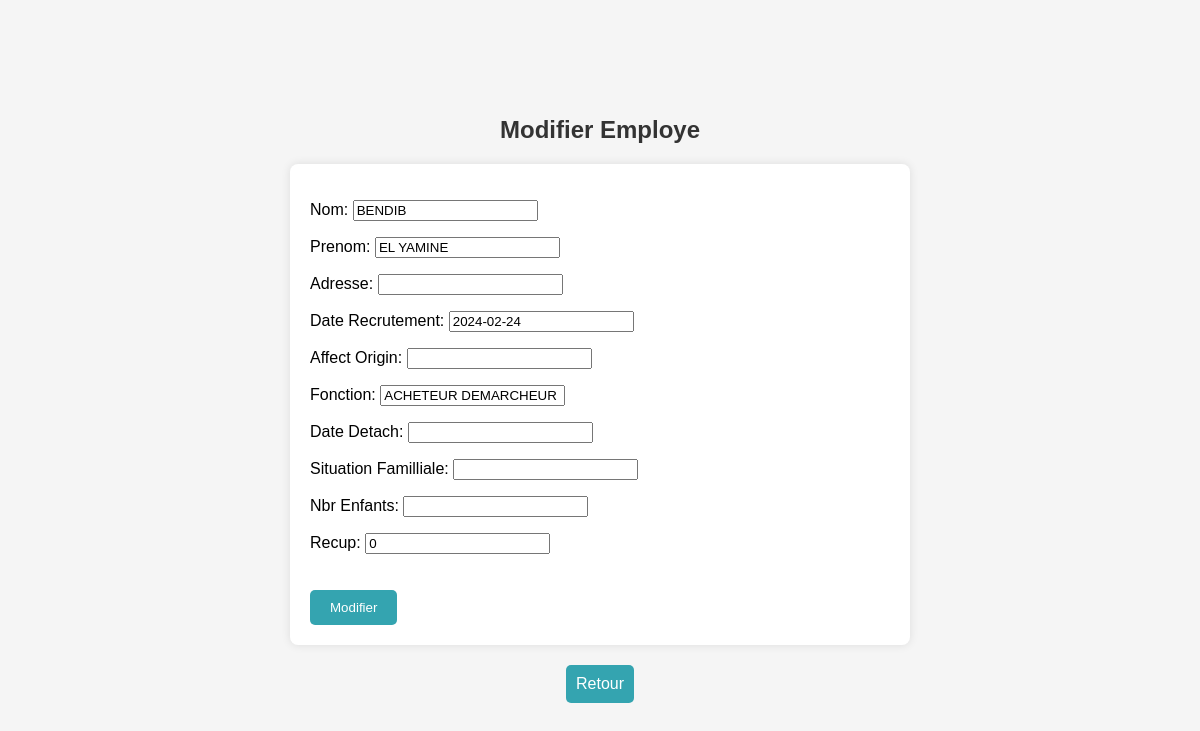
/update_employe/143/, run on the app's committed database.
### pointage/models.py (models this page shows, shortened)
class Employe(models.Model):
    ID=models.AutoField(primary_key=True)
    Nom=models.CharField(max_length=30)
    Prenom=models.CharField(max_length=30)
    Adresse=models.CharField(max_length=50,null=True)
    Date_Recrutement=models.DateField(default=timezone.now)
    Affect_Origin=models.CharField(max_length=30,null=True)
    Fonction=models.CharField(max_length=30)
    Date_Detach= models.DateField(null=True)
    station=models.ForeignKey(Station,on_delete=models.CASCADE,null=True)
    Situation_Familliale=models.CharField(max_length=30,null=True)
    Nbr_Enfants=models.IntegerField(null=True)
    Sheet_ID=models.IntegerField(unique=True,null=True)
    recup = models.IntegerField(default=0)
    remboursement_total=models.IntegerField(default=0)
    remboursement_mois=models.IntegerField(default=0)
    actif = models.BooleanField(default=True)

### pointage/views.py (the view)
# urls.py: path('update_employe/<int:ID>/', views.update_employe, name='update_employe'),
def update_employe(request,ID):
    employe=Employe.objects.get(ID=ID)
    if request.method == 'POST':
        form=EmployeForm(request.POST,instance=employe)
        if form.is_valid():
            form.save()
            return redirect(table_employe,employe.station.id)
    else:
        form=EmployeForm(instance=employe)
        return render(request,'update_employe.html',{'i':employe,'form':form})

### pointage/forms.py
class EmployeForm(forms.ModelForm):
    class Meta:
        model=Employe
        exclude = ['id','Sheet_ID','station','actif','remboursement_total','remboursement_mois']
    def __init__(self, *args, **kwargs):
        super(EmployeForm,self).__init__(*args, **kwargs)
        self.fields['Adresse'].required = False
        self.fields['Date_Recrutement'].required = False
        self.fields['Date_Detach'].required = False
        self.fields['Situation_Familliale'].required = False
        self.fields['Affect_Origin'].required = False
        self.fields['Nbr_Enfants'].required = False

### pointage/templates/update_employe.html (shortened to what this page needs)
<!DOCTYPE html>
<html lang="en">
<head>
</head>
<body>
    <h2>Modifier Employe</h2>
    <form method="post" action="{% url 'update_employe' i.ID %}">
        {{ form.as_p }}
        <button type="submit">Modifier</button>
    </form>
    <a href="{% url 'table_employe' i.station.id %}" class="back-button">Retour</a>
</body>
</html>

### pointage/templates/update_employe.html (style rules this page uses)
body { font-family: Arial, sans-serif; background-color: #f5f5f5; padding: 20px; box-sizing: border-box; display: flex; flex-direction: column; align-items: center; justify-content: center; height: 100vh; margin: 0; }
h2 { color: #333; margin-bottom: 20px; }
form { width: 50%; background-color: white; padding: 20px; border-radius: 8px; box-shadow: 0 0 10px rgba(0, 0, 0, 0.1); }
button { margin-top: 20px; padding: 10px 20px; background-color: #34a4b0; color: white; border: none; border-radius: 5px; cursor: pointer; }
.back-button { margin-top: 20px; padding: 10px; background-color: #34a4b0; color: white; border: none; border-radius: 5px; text-decoration: none; }

### data on the page
Employe: Nom "BENDIB", Prenom "EL YAMINE", Date_Recrutement "2024-02-24", Fonction "ACHETEUR DEMARCHEUR", recup "0"
